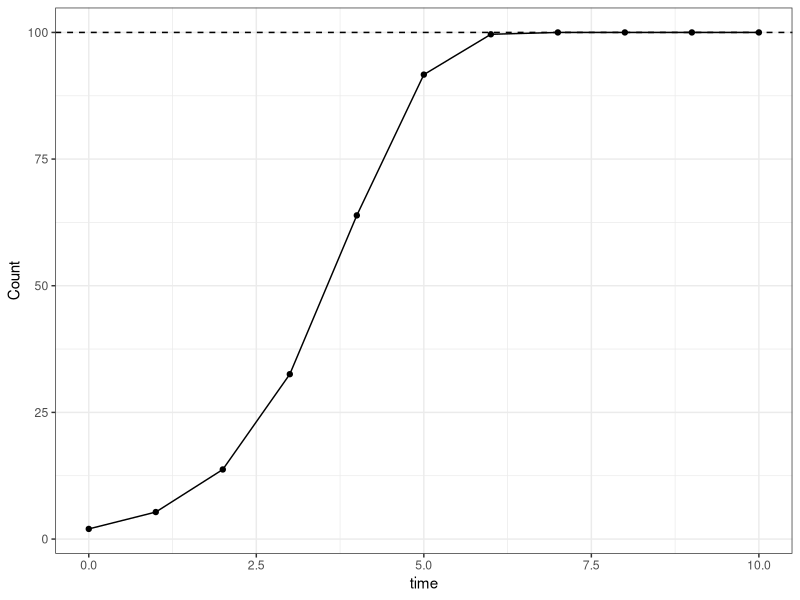
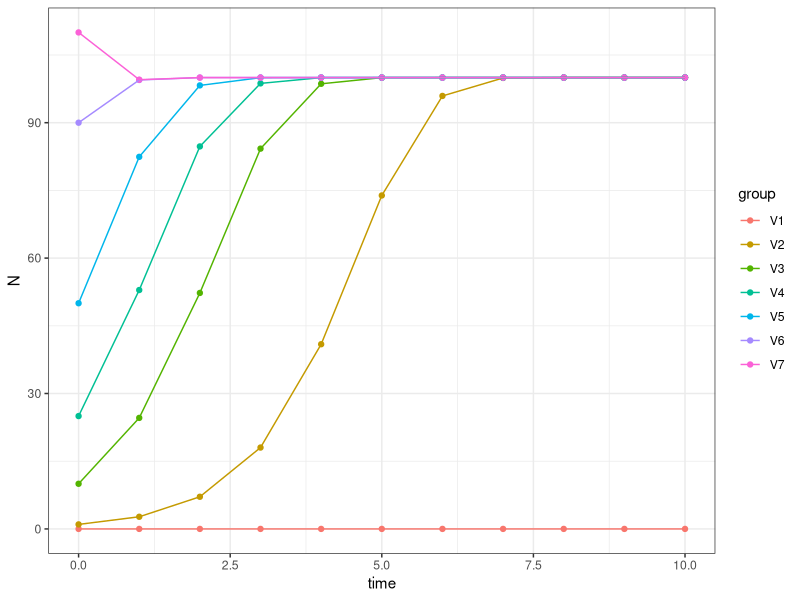
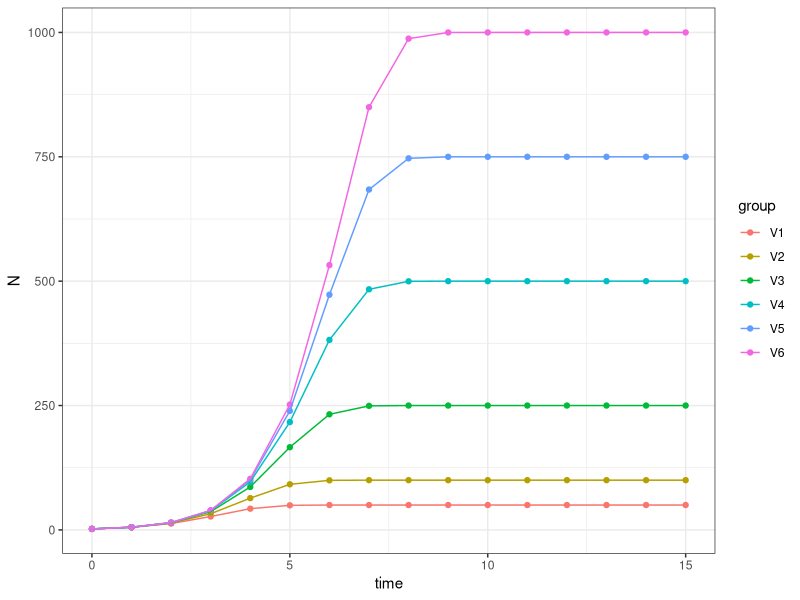
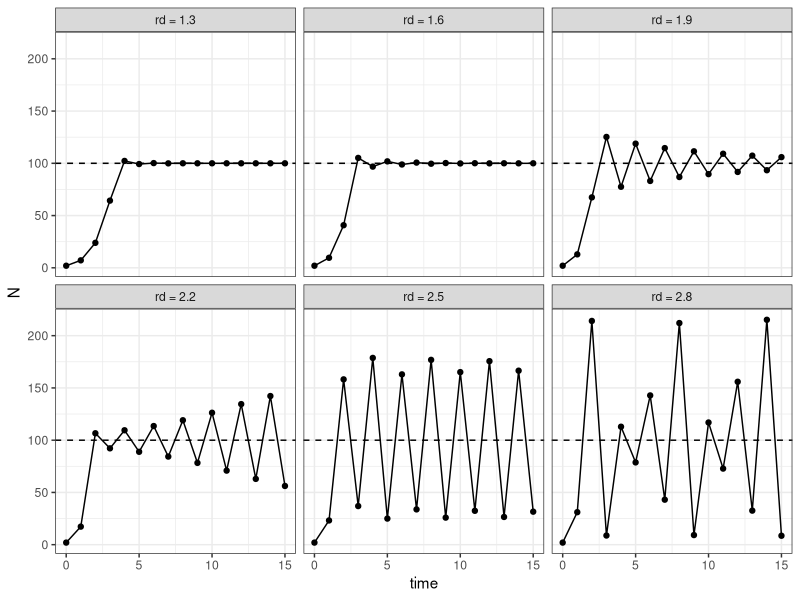
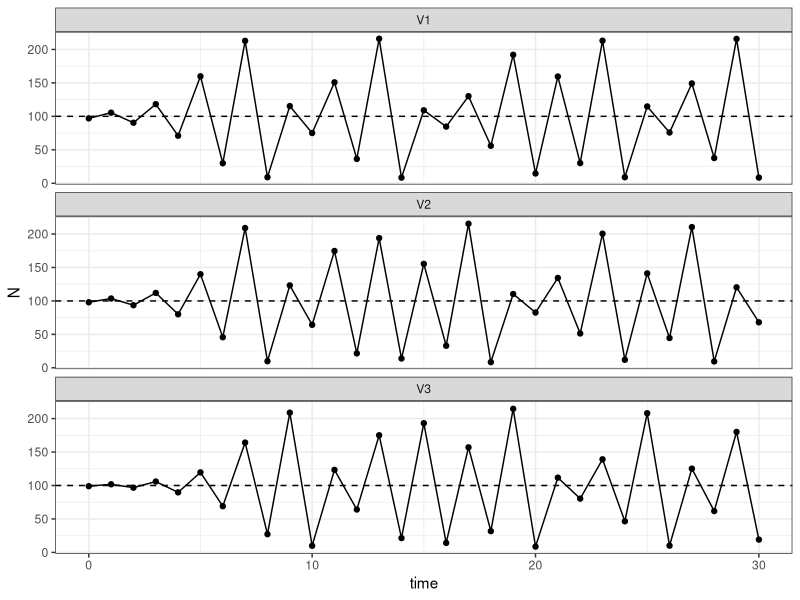
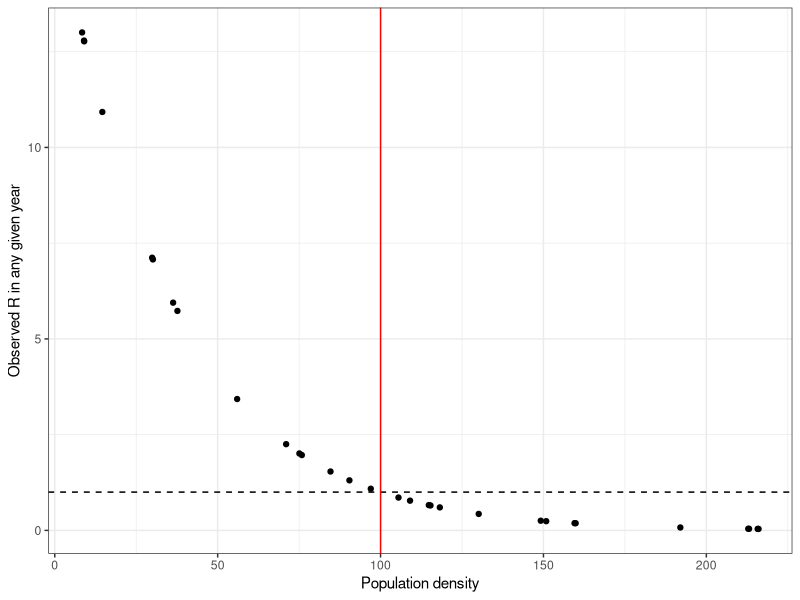
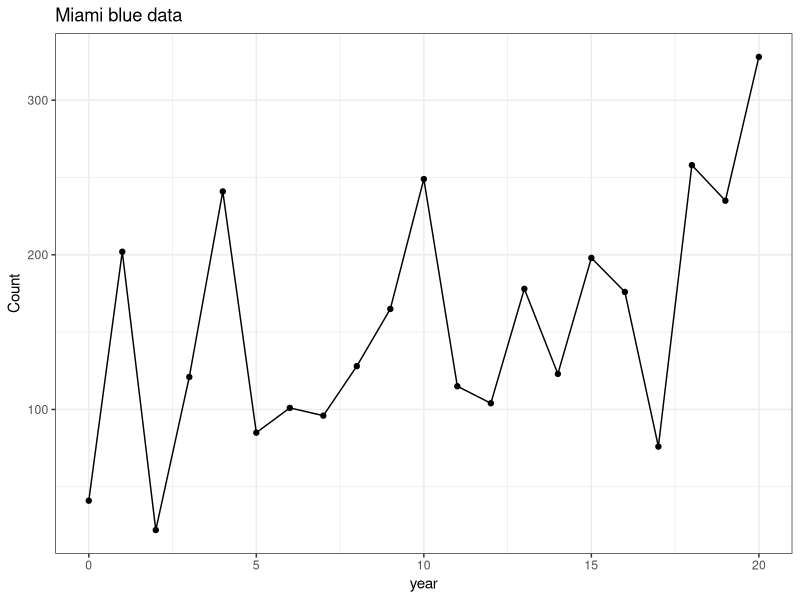
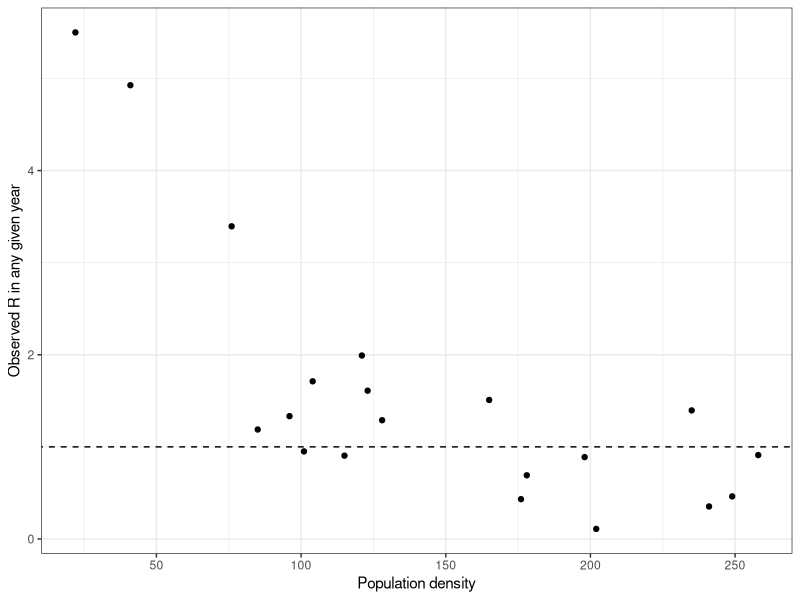

Write the R code that produced these figures, in order.
## ---- chunk 1
knitr::opts_chunk$set(echo = TRUE)
## ---- chunk 2
library(tidyverse)
## ---- chunk 3
## lines 3-16 in associated R code
dlogistic <- function(K = 100, rd = 1, N0 = 2, t = 10) {
  N <- c(N0, numeric(t))
  for (i in 1:t) N[i + 1] <- {
    N[i] * exp(rd * (1 - N[i]/K))
    }
  return(N)
  }

Nts <- dlogistic()

t <- 15; k <- 100;

ggplot(data=NULL, aes(x=0:10, y=Nts)) + geom_point() + geom_line() + geom_hline(yintercept=(k), lty=2) + labs(x="time",y="Count") + theme_bw()

## ---- chunk 4
## lines 19-24 in associated R code
N0s <- c(0, 1, 10, 25, 50, 90, 110)
time <- 0:10
Ndat1 <- sapply(N0s, function(n) dlogistic(N0 = n)) %>% as.data.frame() %>% cbind(time) %>% pivot_longer(cols=1:7, names_to = 'group', values_to = 'N')

ggplot(data=Ndat1, aes(x=time, y=N, color=group)) + geom_point() + geom_line() + theme_bw()

## ---- chunk 5
## lines 26-32 in associated R code
k.s <- c(50, 100, 250, 500, 750, 1000)
time <- 0:15
Ndat2 <- sapply(k.s, function(k) dlogistic(K = k, t = 15)) %>% as.data.frame() %>% cbind(time) %>%
  pivot_longer(cols=1:6, names_to = 'group', values_to = 'N')

ggplot(data=Ndat2, aes(x=time, y=N, color=group)) + geom_point() + geom_line() + theme_bw()

## ---- chunk 6
## lines 35-40 in associated R code
rd.v <- seq(1.3, 2.8, by = 0.3)
t <- 15
Ndat3 <- sapply(rd.v, function(r) dlogistic(rd = r, t = t)) %>% as.data.frame() %>% cbind(time) %>% pivot_longer(cols=1:6, names_to = 'group', values_to = 'N')

label_names <- c(V1="rd = 1.3",V2="rd = 1.6",V3="rd = 1.9",V4="rd = 2.2",V5="rd = 2.5",V6="rd = 2.8")

ggplot(data=Ndat3, aes(x=time, y=N)) + geom_point() + geom_line() + theme_bw() + geom_hline(yintercept = 100, lty=2) + 
  facet_wrap(~group, labeller=labeller(group=label_names))

## ---- chunk 7
## lines 43-55 in associated R code
N.init <- c(97, 98, 99); time <- 0:30
Ndat4 <- sapply(N.init, function(n0) dlogistic(rd = 2.8, N0 = n0, t = 30)) %>% as.data.frame() %>% cbind(time) %>%
  pivot_longer(cols=1:3, names_to = 'group', values_to = 'N')

ggplot(data=Ndat4, aes(x=time, y=N)) + geom_point() + geom_line() + geom_hline(yintercept = 100, lty=2) + facet_wrap(~group, nrow=3) + theme_bw()

## ---- chunk 8
DD.V1 <- Ndat4 %>% filter(group=='V1')
DD.R <- DD.V1$N[2:31]/DD.V1$N[1:30]

ggplot(data=NULL, aes(x=DD.V1$N[1:30], y=DD.R)) + geom_point() + geom_hline(yintercept=1,lty=2)+geom_vline(xintercept = 100, color="red")+ 
  xlab("Population density") + ylab("Observed R in any given year") + theme_bw()
## ---- chunk 9
## lines 59-75 in associated R code
year <- 0:20
set.seed(5)
Count <- abs(round(rnorm(21, (100*1.05^year), 70),0))
dat <- as.data.frame(cbind(year,Count))

ggplot(data=dat, aes(x=year, y=Count)) + geom_point() + geom_line() + theme_bw() + ggtitle("Miami blue data")

dat$obs.R <- NA

dat$obs.R[2:21] <- dat$Count[2:21]/dat$Count[1:20]
obs.R <- dat$Count[2:21]/dat$Count[1:20]

ggplot(data=NULL, aes(x=dat$Count[1:20], y=obs.R)) + geom_point() + geom_abline(intercept=1,slope=0,lty=2) + 
  xlab("Population density") + ylab("Observed R in any given year") + theme_bw()
## ---- chunk 10
## lines 78-92 in associated R code
years <- 0:50
set.seed(9)
simDD.Rs <- sample(x = obs.R, size = 50, replace = TRUE)

DD50yr <- numeric(length(years))
DD50yr[1] <- min(dat$Count) 

for (t in 1:50) DD50yr[t + 1] <- {
  DD50yr[t] * exp(simDD.Rs * (1 - DD50yr[t]/154))
}

ggplot(data=NULL, aes(x=years, y=DD50yr)) + geom_line()+ ggtitle("Butterfly population with R's selected from data and K=154") + theme_bw()
## ---- chunk 11
## lines 81-92 in associated R code
years <- 0:50
set.seed(12)

DD50yr <- numeric(length(years))
DD50yr[1] <- min(dat$Count) 

Ksim = rnorm(50,154,50) 

for (t in 1:50) {
  DD50yr[t + 1] <- 
    DD50yr[t] * exp(log(2) * (1 - DD50yr[t]/Ksim[t]))
}

ggplot(data=NULL, aes(x=years, y=DD50yr)) + geom_point() + geom_line() + theme_bw()

## ---- chunk 12
simR <- NA
simR <- DD50yr[2:51]/DD50yr[1:50]

ggplot(data=NULL, aes(x=DD50yr[1:50], y=simR)) + geom_point() + geom_abline(intercept=1,slope=0)+ 
  xlab("Population density") + ylab("Observed R in any given year") + theme_bw()
## ---- chunk 13
## lines 106-118 in associated R code
PopSim1 <- function(N0, years = 50, sims = 1, Ks) {
  sim.K = matrix(sample(Ks, size = sims * years, replace = TRUE),
                 nrow = years, ncol = sims)
  output <- numeric(years + 1)
  output[1] <- N0
  outmat <- sapply(1:sims, function(i) {
    for (t in 1:years) output[t + 1] <- 
        round(output[t] * exp(log(2) * (1 - output[t]/sim.K[t,i])), 0)
    output
  })
  return(outmat)
}
## ---- chunk 14
## lines 121-125 in associated R code
simDD10 <- as.data.frame(PopSim1(N0 = 22, sims = 10, Ks=Ksim)) %>% mutate(year=0:50)  %>%  gather("sim","count",-year)

ggplot(simDD10, aes(x=year,y=count,color=sim))+geom_line() + theme_bw()
## ---- chunk 15
## line 128 from R code
ggplot(data=simDD10 %>% group_by(sim) %>% summarize(min_count=min(count)), aes(x=min_count)) + ggtitle('minimum population size from each simulation') +
  geom_histogram()
## ---- chunk 16
simDDsummary <- simDD10 %>% filter(year==50) %>% select(count) 
year50_DD_quantiles <- quantile(simDDsummary$count, probs=c(.025,.975))

n_DD_extinct <- simDD10 %>% group_by(sim) %>% summarize(min_count=min(count)) %>% filter(min_count<22) %>% count() %>% as.data.frame

year50_DD_quantiles
n_DD_extinct
